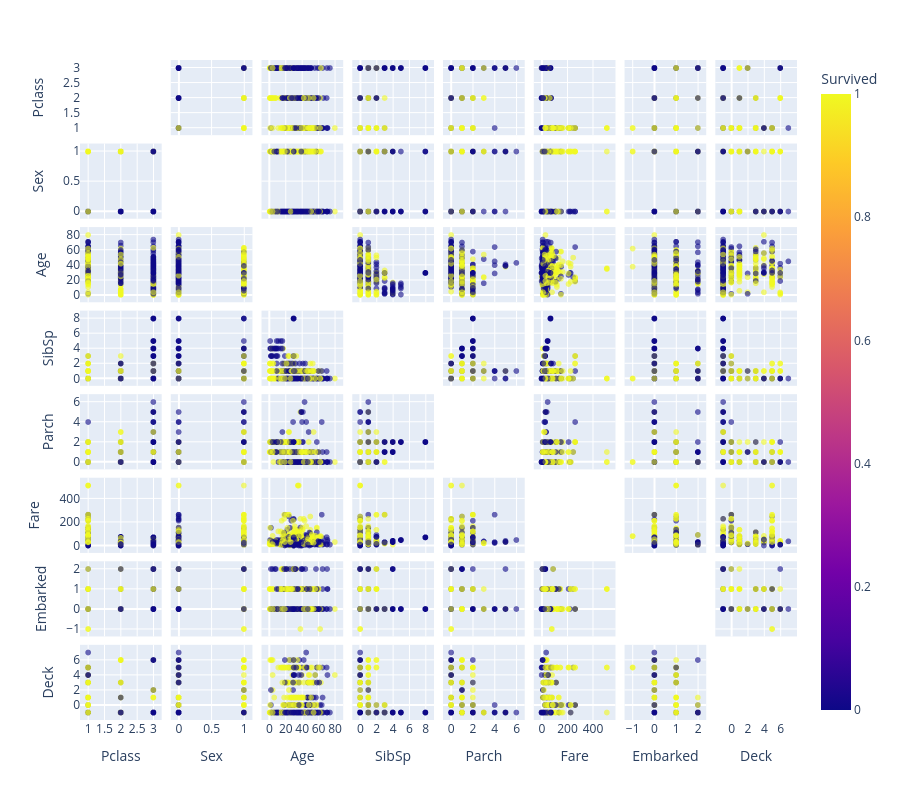

The notebook cell saved with this chart:
### Markdown cell above
4. Next, let's continue the analysis by looking into pairwise and multivariate relationships between the variables in the two groups. Try to visualize two variables at a time using, e.g., scatter plots and use a different color to encode the survival status.

    <span style="font-weight: 500">*Hint 1: You can also check out Seaborn's pairplot function, if you wish.*</span>

    <span style="font-weight: 500">*Hint 2: To better show many data points with the same value for a given variable, you can use either transparency or ‘jitter’.*</span>

### Code cell
import plotly.express as px

numeric_cols = [c for c in titanic_df.columns if c != 'Survived']

fig = px.scatter_matrix(
    titanic_df,
    dimensions=numeric_cols,
    color='Survived',
    opacity=0.6,
    height=1000
)
fig.update_traces(diagonal_visible=False)
fig.update_layout(height=800, showlegend=True)
fig.show()

### Figure 1 — Plotly figure (JSON) as saved in the notebook; plotly's stock layout.template omitted (floating-point values rounded to 4 significant figures; data arrays with more than 128 entries replaced by an {"elided": "..."} marker saying what was removed)
{"data": [{"diagonal": {"visible": false}, "dimensions": [{"axis": {"matches": true}, "label": "Pclass", "values": {"elided": "891 int values"}}, {"axis": {"matches": true}, "label": "Sex", "values": {"elided": "891 int values"}}, {"axis": {"matches": true}, "label": "Age", "values": {"elided": "891 float values"}}, {"axis": {"matches": true}, "label": "SibSp", "values": {"elided": "891 int values"}}, {"axis": {"matches": true}, "label": "Parch", "values": {"elided": "891 int values"}}, {"axis": {"matches": true}, "label": "Fare", "values": {"elided": "891 float values"}}, {"axis": {"matches": true}, "label": "Embarked", "values": {"elided": "891 int values"}}, {"axis": {"matches": true}, "label": "Deck", "values": {"elided": "891 int values"}}], "hovertemplate": "%{xaxis.title.text}=%{x}<br>%{yaxis.title.text}=%{y}<br>Survived=%{marker.color}<extra></extra>", "legendgroup": "", "marker": {"color": {"elided": "891 int values"}, "coloraxis": "coloraxis", "opacity": 0.6, "symbol": "circle"}, "name": "", "showlegend": false, "type": "splom"}], "layout": {"coloraxis": {"colorbar": {"title": {"text": "Survived"}}, "colorscale": [[0, "#0d0887"], [0.1111, "#46039f"], [0.2222, "#7201a8"], [0.3333, "#9c179e"], [0.4444, "#bd3786"], [0.5556, "#d8576b"], [0.6667, "#ed7953"], [0.7778, "#fb9f3a"], [0.8889, "#fdca26"], [1, "#f0f921"]]}, "dragmode": "select", "height": 800, "legend": {"tracegroupgap": 0}, "margin": {"t": 60}, "showlegend": true}}
